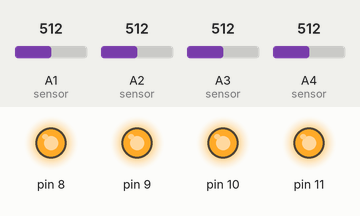
Simulated run of this sketch. Board: Arduino Uno, built with avr-gcc and run on an emulated ATmega328P. Shown: output pins drawn as LEDs (lit = HIGH). Inputs (shaded band) come from the test bench; at power-on: A1 (sensor) = 512, A2 (sensor) = 512, A3 (sensor) = 512, A4 (sensor) = 512. What the sketch prints to the serial monitor is not drawn.

Above: at 0.1 s.
Timing chart, 0 to 1.6 s (numbered marks = the images above):
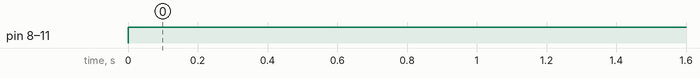

The sketch:

3D_tank_Datalogger_03.ino
```cpp
// Figaro TGS 2611 to calculate Ro
// Written by Ana MC Ilie

void setup() {

  Serial.begin(9600);
  pinMode(11, OUTPUT);
  pinMode(10, OUTPUT);
  pinMode(9, OUTPUT);
  pinMode(8, OUTPUT);

Serial.println(",R0b,R0c,R0d,R0e,RSb,RSc,RSd,RSe,Vb,Vc,Vd,Ve,Datalogger_3");


}

void loop() {

 // digital pins for the Voltage heater VH 5 voltage

  digitalWrite(11, HIGH);   // sets the digital 11 ON

  digitalWrite(10, HIGH);   // sets the digital 10 ON

  digitalWrite(9, HIGH);   // sets the digital 9 ON

  digitalWrite(8, HIGH);   // sets the digital 8 ON


// read Ro for a analog A1

   float sensor_voltb;               //Define variable for sensor voltage
  float RS_airb;                    //Define variable for sensor resistance
  float R0b;                       //Define variable for R0
  float sensorValueb;              //Define variable for analog readings
  for(int x = 0 ; x < 500 ; x++)  //Start for loop
  {
    sensorValueb = sensorValueb + analogRead(A1); //Add analog values of sensor 500 times
  }
  sensorValueb = sensorValueb/500.0;              //Take average of readings
  sensor_voltb = analogRead(A1)*(5.0/1023.0);       //Convert average to voltage

  RS_airb = ((5.0*10)/sensor_voltb)-10;       //Calculate RS in fresh air Rs = ((Vc * Rl)/sensorVolt))-Rl

  // RS_airb = ((5.0-sensor_voltb)/sensor_voltb);       //Calculate RS in fresh air omit the Rl
  R0b = RS_airb/14.51;


// read Ro for sensor c in analog A2

   float sensor_voltc;               //Define variable for sensor voltage
  float RS_airc;                    //Define variable for sensor resistance
  float R0c;                       //Define variable for R0
  float sensorValuec;              //Define variable for analog readings
  for(int x = 0 ; x < 500 ; x++)  //Start for loop
  {
    sensorValuec = sensorValuec + analogRead(A2); //Add analog values of sensor 500 times
  }
  sensorValuec = sensorValuec/500.0;              //Take average of readings
  sensor_voltc = analogRead(A2)*(5.0/1023.0);       //Convert average to voltage

  RS_airc = ((5.0*10)/sensor_voltc)-10;       //Calculate RS in fresh air Rs = ((Vc * Rl)/sensorVolt))-Rl

  // RS_air = ((5.0-sensor_volt)/sensor_volt);       //Calculate RS in fresh air omit the Rl
  R0c = RS_airc/14.51;


// read Ro for sensor d in analog A3

   float sensor_voltd;               //Define variable for sensor voltage
  float RS_aird;                    //Define variable for sensor resistance
  float R0d;                       //Define variable for R0
  float sensorValued;              //Define variable for analog readings
  for(int x = 0 ; x < 500 ; x++)  //Start for loop
  {
    sensorValued = sensorValued + analogRead(A3); //Add analog values of sensor 500 times
  }
  sensorValued = sensorValued/500.0;              //Take average of readings
  sensor_voltd = analogRead(A3)*(5.0/1023.0);       //Convert average to voltage

  RS_aird = ((5.0*10)/sensor_voltd)-10;       //Calculate RS in fresh air Rs = ((Vc * Rl)/sensorVolt))-Rl

  // RS_air = ((5.0-sensor_volt)/sensor_volt);       //Calculate RS in fresh air omit the Rl
  R0d = RS_aird/14.51;


  // read Ro for sensor e in analog A4

   float sensor_volte;               //Define variable for sensor voltage
  float RS_aire;                    //Define variable for sensor resistance
  float R0e;                       //Define variable for R0
 float sensorValuee;              //Define variable for analog readings
  for(int x = 0 ; x < 500 ; x++)  //Start for loop
  {
    sensorValuee = sensorValuee + analogRead(A4); //Add analog values of sensor 500 times
  }
  sensorValuee = sensorValuee/500.0;              //Take average of readings
  sensor_volte = analogRead(A4)*(5.0/1023.0);       //Convert average to voltage

  RS_aire = ((5.0*10)/sensor_volte)-10;       //Calculate RS in fresh air Rs = ((Vc * Rl)/sensorVolt))-Rl

  // RS_air = ((5.0-sensor_volt)/sensor_volt);       //Calculate RS in fresh air omit the Rl
  R0e = RS_aire/14.51;


 // Wait a few seconds between measurements.
  delay(600);


  //print out the values


  Serial.print(",");
  Serial.print(R0b);
  Serial.print(",");
  Serial.print(R0c);
  Serial.print(",");
  Serial.print(R0d);
  Serial.print(",");
  Serial.print(R0e);
  Serial.print(",");
  Serial.print(RS_airb);
  Serial.print(",");
  Serial.print(RS_airc);
  Serial.print(",");
  Serial.print(RS_aird);
  Serial.print(",");
  Serial.print(RS_aire);
  Serial.print(",");
  Serial.print(sensor_voltb);
  Serial.print(",");
  Serial.print(sensor_voltc);
  Serial.print(",");
  Serial.print(sensor_voltd);
  Serial.print(",");
  Serial.print(sensor_volte);
  Serial.println(",");

  delay(1000);                                  //Wait 1 second

}
```

Measured:
- by itself, pin 8–11: LOW → HIGH at 0.00 s
